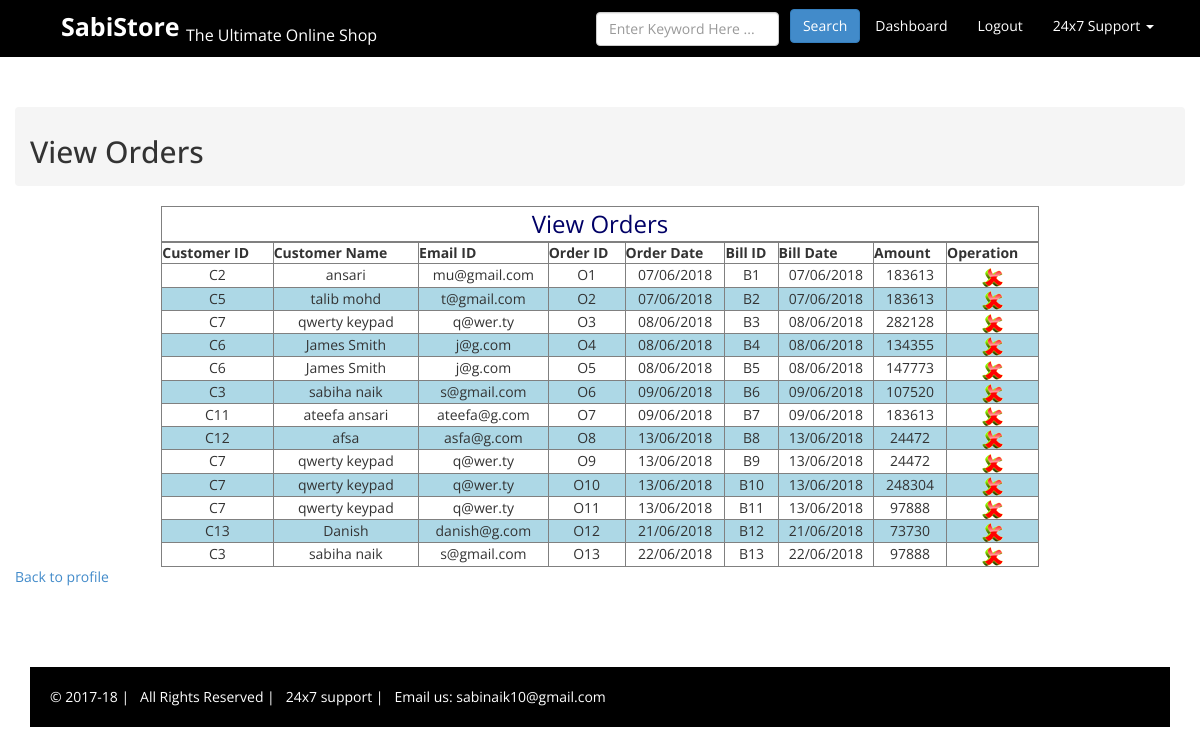
The page /vieworders.php on the database its author committed.
### tables this page shows
CREATE TABLE IF NOT EXISTS `customer` (
  `cid` varchar(10) NOT NULL,
  `cname` varchar(50) NOT NULL,
  `address` varchar(100) NOT NULL,
  `contact` varchar(50) NOT NULL,
  `email` varchar(100) NOT NULL,
  `password` varchar(50) NOT NULL,
  `login` varchar(10) NOT NULL,
  `question` varchar(50) NOT NULL,
  `answer` varchar(50) NOT NULL,
  PRIMARY KEY (`cid`)
);

CREATE TABLE IF NOT EXISTS `orders` (
  `oid` varchar(10) NOT NULL,
  `cid` varchar(10) NOT NULL,
  `odate` varchar(20) NOT NULL,
  PRIMARY KEY (`oid`)
);

CREATE TABLE IF NOT EXISTS `bill` (
  `bid` varchar(10) NOT NULL,
  `bdate` varchar(10) NOT NULL,
  `oid` varchar(10) NOT NULL,
  `amount` int(20) NOT NULL,
  PRIMARY KEY (`bid`)
);

### vieworders.php (the view, shortened to what this page needs)
<?php
	$con = mysqli_connect("localhost","root","") or die("No Connection");
	mysqli_select_db($con, 'sabistore') or die("No Database name");
	$aid="";
?>
<!DOCTYPE html>
<html lang="en">
<head>
    <link href="assets/css/bootstrap.css" rel="stylesheet">
    <link href="assets/css/font-awesome.min.css" rel="stylesheet" />
    <link href="assets/ItemSlider/css/main-style.css" rel="stylesheet" />
    <link href="assets/css/style.css" rel="stylesheet" />
</head>
<body>
    <nav class="navbar navbar-default" role="navigation">
        <div class="container-fluid">
            <div class="navbar-header">
                <a class="navbar-brand" href="adminlogin.php"><strong>SabiStore</strong>&nbsp;<sub><font size='3'>The Ultimate Online Shop</font></sub></a>
            </div>
            <div class="collapse navbar-collapse" id="bs-example-navbar-collapse-1">
                <ul class="nav navbar-nav navbar-right">
                    					<?php
						if ($aid!="NA")
						{
							echo "<li><a href='admin_profile.php?cid=$aid'>Dashboard</a></li>";
							echo "<li><a href='adminlogin.php'>Logout</a></li>";
						}
					?>
                    <li class="dropdown">
                        <a href="#" class="dropdown-toggle" data-toggle="dropdown">24x7 Support <b class="caret"></b></a>
                    </li>
                </ul>
                <form class="navbar-form navbar-right" role="search">
                    <div class="form-group">
                        <input type="text" placeholder="Enter Keyword Here ..." class="form-control">
                    </div>
                    <button type="submit" class="btn btn-primary">Search</button>
                </form>
            </div>
        </div>
    </nav>
    <div class="container">
        <div class="row">
		</div>
		<div class="row">
                <div>
                    <ol class="breadcrumb">
                        <li><h2>View Orders</h2></li>
                    </ol>
                </div>
				 <div class="row">
					<div class="col-md-12">
						<form method="post">
							<table border="1" width="75%" align="center" cellpadding="3" cellspacing="0">
							<tr align="center" >
								<td colspan="9" style="font-size:24px; color:#006;" >View Orders</td>
							</tr>
							<tr>
								<td align="center"  colspan="9">
								</td>
							</tr>
							<tr align="center">
								<th>Customer ID</th>
								<th>Customer Name</th>
								<th>Email ID</th>
								<th>Order ID</th>
								<th>Order Date</th>
								<th>Bill ID</th>
								<th>Bill Date</th>
								<th>Amount</th>
								<th>Operation</th>
							</tr>
							<?php
                            $sql_sel=mysqli_query($con, "select c.*,o.*,b.* from customer c, orders o,bill b where c.cid=o.cid and o.oid=b.oid");
							$count=mysqli_num_rows($sql_sel);
							if($count>0)
							{
								$i=0;
								while($row=mysqli_fetch_array($sql_sel))
								{
								$i++;
								$color=($i%2==0)?"lightblue":"white";
							?>
								<tr bgcolor="<?php echo $color?>">
								<td align="center"><?php echo $row[0];?></td>
								<td align="center"><?php echo $row[1];?></td>
								<td align="center"><?php echo $row[4];?></td>
								<td align="center"><?php echo $row[9];?></td>
								<td align="center"><?php echo $row[11];?></td>
								<td align="center"><?php echo $row[12];?></td>
								<td align="center"><?php echo $row[13];?></td>
								<td align="center"><?php echo $row[15];?></td>
								<td align="center"><a href="vieworders.php?opr=del&cid=<?php echo $row['cid'];?>" title="Delete"><img src="picture/delete.png" /></a></td>
							</tr>
							<?php
								}
							}
							else
							{
							?>
							<tr>
								<td colspan="9" align='center'><h2 >No Records To Display</h2></td>
							</tr>
							<?php
							}
							?>
						</table>
						<a href="admin_profile.php?aid=<?php echo $aid;?>">Back to profile</a>
					</form>
					</div>
				</div>
		</div>
		 <div class="row">
		</div>
		 <div class="row">
		</div>
    <div class="col-md-12 end-box ">
        &copy; 2017-18 | &nbsp; All Rights Reserved | &nbsp; 24x7 support | &nbsp; Email us: sabinaik10@gmail.com
    </div>
</body>
</html>

### assets/css/style.css (style rules this page uses)
h1, h2, h3, h4, h5, h6 { font-family:'Open Sans', sans-serif; }
.navbar-brand { font-size: 25px; padding: 15px 80px 15px 60px; }
.navbar-default .navbar-brand { color: #000000; }
.navbar-default { background-color: #000000; border-color: #000000; }
.navbar { border-radius: 0px; }
.navbar-default .navbar-nav > li > a { color: #FFF; }
.navbar-default .navbar-brand { color: #FFFFFF; }
.row { margin-bottom:10px; }
.btn { margin-bottom:5px; }
.end-box { padding:20px; color:#fff; background-color:#000; font-size:14px; }

### rows shown on the page
customer: cid "C2", cname "ansari", email "mu@gmail.com", orders.oid "O1", orders.odate "07/06/2018", bill.bid "B1", bill.bdate "07/06/2018", bill.amount "183613"
customer: cid "C5", cname "talib mohd", email "t@gmail.com", orders.oid "O2", orders.odate "07/06/2018", bill.bid "B2", bill.bdate "07/06/2018", bill.amount "183613"
customer: cid "C7", cname "qwerty keypad", email "q@wer.ty", orders.oid "O3", orders.odate "08/06/2018", bill.bid "B3", bill.bdate "08/06/2018", bill.amount "282128", orders.oid "O9", orders.odate "13/06/2018", bill.bid "B9", bill.bdate "13/06/2018", bill.amount "24472", orders.oid "O10", bill.bid "B10", bill.amount "248304", orders.oid "O11", bill.bid "B11", bill.amount "97888"
customer: cid "C6", cname "James Smith", email "j@g.com", orders.oid "O4", orders.odate "08/06/2018", bill.bid "B4", bill.bdate "08/06/2018", bill.amount "134355", orders.oid "O5", bill.bid "B5", bill.amount "147773"
customer: cid "C3", cname "sabiha naik", email "s@gmail.com", orders.oid "O6", orders.odate "09/06/2018", bill.bid "B6", bill.bdate "09/06/2018", bill.amount "107520", orders.oid "O13", orders.odate "22/06/2018", bill.bid "B13", bill.bdate "22/06/2018", bill.amount "97888"
customer: cid "C11", cname "ateefa ansari", email "ateefa@g.com", orders.oid "O7", orders.odate "09/06/2018", bill.bid "B7", bill.bdate "09/06/2018", bill.amount "183613"
customer: cid "C12", cname "afsa", email "asfa@g.com", orders.oid "O8", orders.odate "13/06/2018", bill.bid "B8", bill.bdate "13/06/2018", bill.amount "24472"
customer: cid "C13", cname "Danish", email "danish@g.com", orders.oid "O12", orders.odate "21/06/2018", bill.bid "B12", bill.bdate "21/06/2018", bill.amount "73730"
